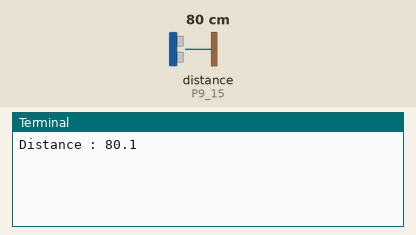
Recording of a program running on a simulated BeagleBone Black. Parts: the last lines printed to the terminal. Inputs (shaded band) come from the test bench; at power-on: distance to the obstacle (sensor on P9_15) 80 cm. The echo pulse lasts 58.3 µs per cm; the clock reads 2024-03-15 10:24:30 at power-on unless the program sets it.

Above: at 1.2 s.
1.3 s: distance to the obstacle (sensor on P9_15) set to 2 cm
At 1.3 s:
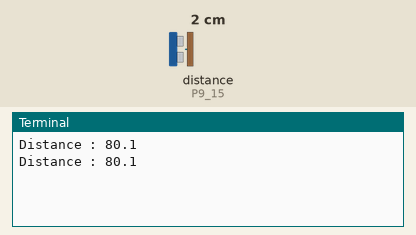
2.8 s: distance to the obstacle (sensor on P9_15) set to 4 cm
At 4.3 s:
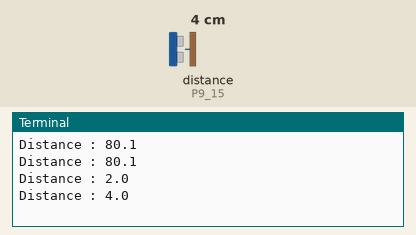
Timing chart, 0 to 5.8 s (numbered marks = the images above; inputs shaded):
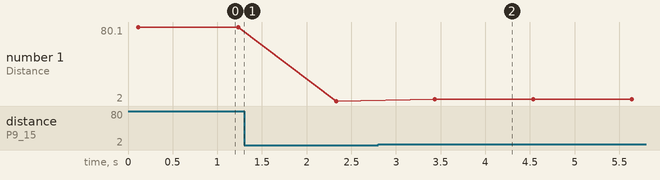

The program:

hc_sr04_measure_distance.py
```python
# (licence header left out)
import Adafruit_BBIO.GPIO as GPIO
import time

GPIO.setup("P9_12", GPIO.OUT, initial=GPIO.LOW)         # TRIGGER_PIN
GPIO.setup("P9_15", GPIO.IN,  pull_up_down=GPIO.PUD_UP) # ECHO_PIN

v = 343		# (331 + 0.6*20)

def measure() :
    GPIO.output("P9_12", GPIO.HIGH)
    time.sleep(0.00001)	# 10uS
    GPIO.output("P9_12", GPIO.LOW)
    pulse_start = time.time()

    while GPIO.input("P9_15") == GPIO.LOW:
        pulse_start = time.time()

    while GPIO.input("P9_15") == GPIO.HIGH:
        pulse_end = time.time()

    t = pulse_end - pulse_start

    d = t * v
    d = d/2

    return d*100


def measure_average() :
    d1 = measure()
    time.sleep(0.05)
    d2 = measure()
    time.sleep(0.05)
    d3 = measure()
    distance = (d1 + d2 + d3) / 3

    return distance

try :
    while True:
        distance = measure_average()
        print "Distance : %.1f" % distance
        time.sleep(1)

except KeyboardInterrupt:
    print "Exception: KeyboardInterrupt"

finally:
    GPIO.cleanup()
```

Measured:
- after the input at 2.8 s, the terminal: prints a new line after 0.64 s (image 2)
- plotted number 1: 80.1 → 2 after the input at 1.3 s, 2 → 4 after the input at 2.8 s
